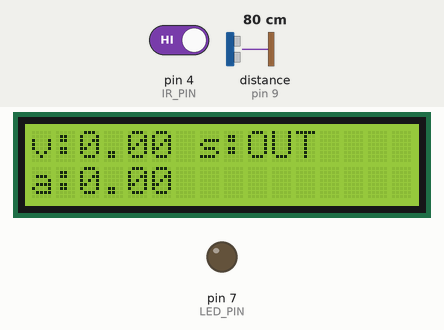
A sketch run on a simulated Arduino Uno, built with avr-gcc and run on an emulated ATmega328P. Shown: 16×2 character LCD, output pins drawn as LEDs (lit = HIGH). Wiring (inferred from the names in the program): ultrasonic range finder: trigger pin 8; echo pin 9. The test bench sets the inputs (shaded band); at power-on: pin 4 (IR_PIN) HIGH, distance to the obstacle (sensor on pin 9) 80 cm. The echo pulse lasts 58.3 µs per cm; pins used as bus, display or sensor lines are not drawn; what the sketch prints to the serial monitor is not drawn.

Above: at 5.7 s.
5.8 s: pin 4 (IR_PIN) driven LOW
At 7.0 s:
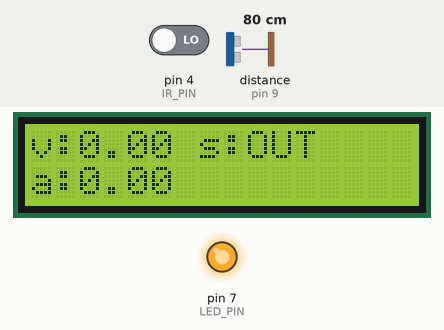
7.3 s: distance to the obstacle (sensor on pin 9) set to 72 cm
At 10.28 s:
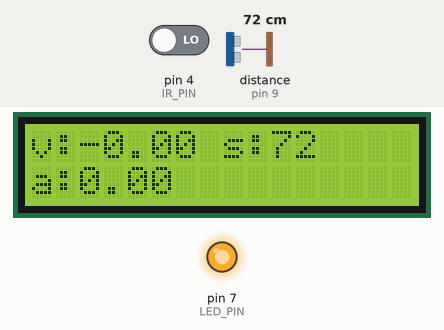
10.3 s: pin 4 (IR_PIN) driven HIGH
At 10.8 s:
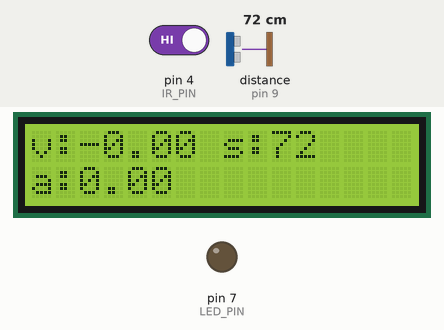
Timing chart, 0 to 13.3 s (numbered marks = the images above; inputs shaded):
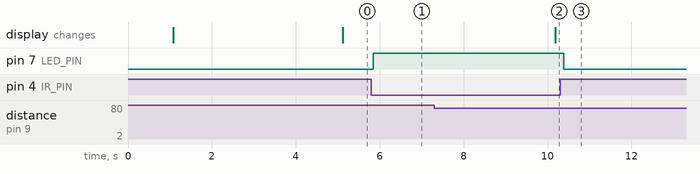

The sketch:

KecepatanBidangMiring1.ino
```cpp
#include <Wire.h>
#include <LiquidCrystal_I2C.h>

// PINS
#define TRIG_PIN 8
#define ECHO_PIN 9
#define IR_PIN 4
#define LED_PIN 7

// LCD
LiquidCrystal_I2C lcd(0x27,16,2);

// TIMERS
unsigned long lastLCDUpdate = 0;
const unsigned long LCD_INTERVAL = 5000; // 5 detik

// STATE
float prevPos_m = 0.0;     // posisi sebelumnya (m)
float prevVel = 0.0;       // kecepatan sebelumnya (m/s)

const float MAX_RANGE_CM = 75.0;  // batas lintasan baru

// helper baca ultrasonic (cm)
float readUltrasonicCm() {
  digitalWrite(TRIG_PIN, LOW);
  delayMicroseconds(2);
  digitalWrite(TRIG_PIN, HIGH);
  delayMicroseconds(10);
  digitalWrite(TRIG_PIN, LOW);
  unsigned long dur = pulseIn(ECHO_PIN, HIGH, 30000UL); // timeout 30ms
  if (dur == 0) return -1.0; // timeout
  return (dur * 0.0343) / 2.0;
}

void setup() {
  Serial.begin(115200);
  pinMode(TRIG_PIN, OUTPUT);
  pinMode(ECHO_PIN, INPUT);
  pinMode(IR_PIN, INPUT);
  pinMode(LED_PIN, OUTPUT);

  lcd.init();
  lcd.backlight();
  lcd.clear();
  lcd.print("Ready mengukur");
  delay(1000);
  lcd.clear();

  // inisialisasi posisi awal aman
  float d = readUltrasonicCm();
  if (d > 0 && d <= MAX_RANGE_CM) {
    prevPos_m = d / 100.0;
  }
}

// main loop
void loop() {
  // IR indicator
  int irState = digitalRead(IR_PIN);
  digitalWrite(LED_PIN, irState == LOW ? HIGH : LOW);

  unsigned long now = millis();
  float d_cm = readUltrasonicCm(); // bisa -1 jika timeout
  bool inRange = (d_cm >= 0.0 && d_cm <= MAX_RANGE_CM);

  // waktu sampling
  static unsigned long lastSampleTime = 0;
  unsigned long currentSampleTime = now;

  float dt = 0.1; // default dt jika belum ada data
  if (lastSampleTime != 0) dt = (currentSampleTime - lastSampleTime) / 1000.0;
  if (dt <= 0) dt = 0.1;

  float pos_m = prevPos_m;

  if (inRange) {
    pos_m = d_cm / 100.0;
  }

  // ========== HITUNG KECEPATAN (m/s) ==========
  float vel = prevVel;
  if (inRange) {
    float rawVel = (prevPos_m - pos_m) / dt; // arah negatif = menjauh
    // smoothing velocity
    static float vel_f = 0;
    const float alpha = 0.3;
    vel_f = alpha * rawVel + (1 - alpha) * vel_f;
    vel = vel_f;
  }

  // ========== HITUNG PERCEPATAN (m/s^2) ==========
  float acc = (vel - prevVel) / dt;

  // update nilai sebelumnya hanya jika valid
  lastSampleTime = currentSampleTime;
  if (inRange) {
    prevPos_m = pos_m;
    prevVel = vel;
  }

  // UPDATE LCD tiap 5 detik
  if (now - lastLCDUpdate >= LCD_INTERVAL) {
    lastLCDUpdate = now;

    lcd.clear();
    lcd.setCursor(0,0);
    lcd.print("v:"); lcd.print(vel, 2);
    lcd.print(" s:");
    if (d_cm < 0) lcd.print("---");
    else {
      if (d_cm > MAX_RANGE_CM) lcd.print("OUT");
      else lcd.print(d_cm, 0);
    }

    lcd.setCursor(0,1);
    lcd.print("a:");
    lcd.print(acc, 2);

    // Serial log
    Serial.print("d_cm: ");
    if (d_cm < 0) Serial.print("TIMEOUT");
    else Serial.print(d_cm,1);
    Serial.print(" | v: "); Serial.print(vel,3);
    Serial.print(" | a: "); Serial.println(acc,3);
  }

  delay(100);
}
```

Measured:
- the behaviour switches between 76 and 75 cm on distance to the obstacle (sensor on pin 9) (found by bisection; images 1 and 2)
- after the input at 5.8 s, pin 7 (LED_PIN): LOW → HIGH after 0.05 s
- after the input at 7.3 s, the display: changes after 2.9 s (image 2)
- after the input at 10.3 s, pin 7 (LED_PIN): HIGH → LOW after 0.09 s
